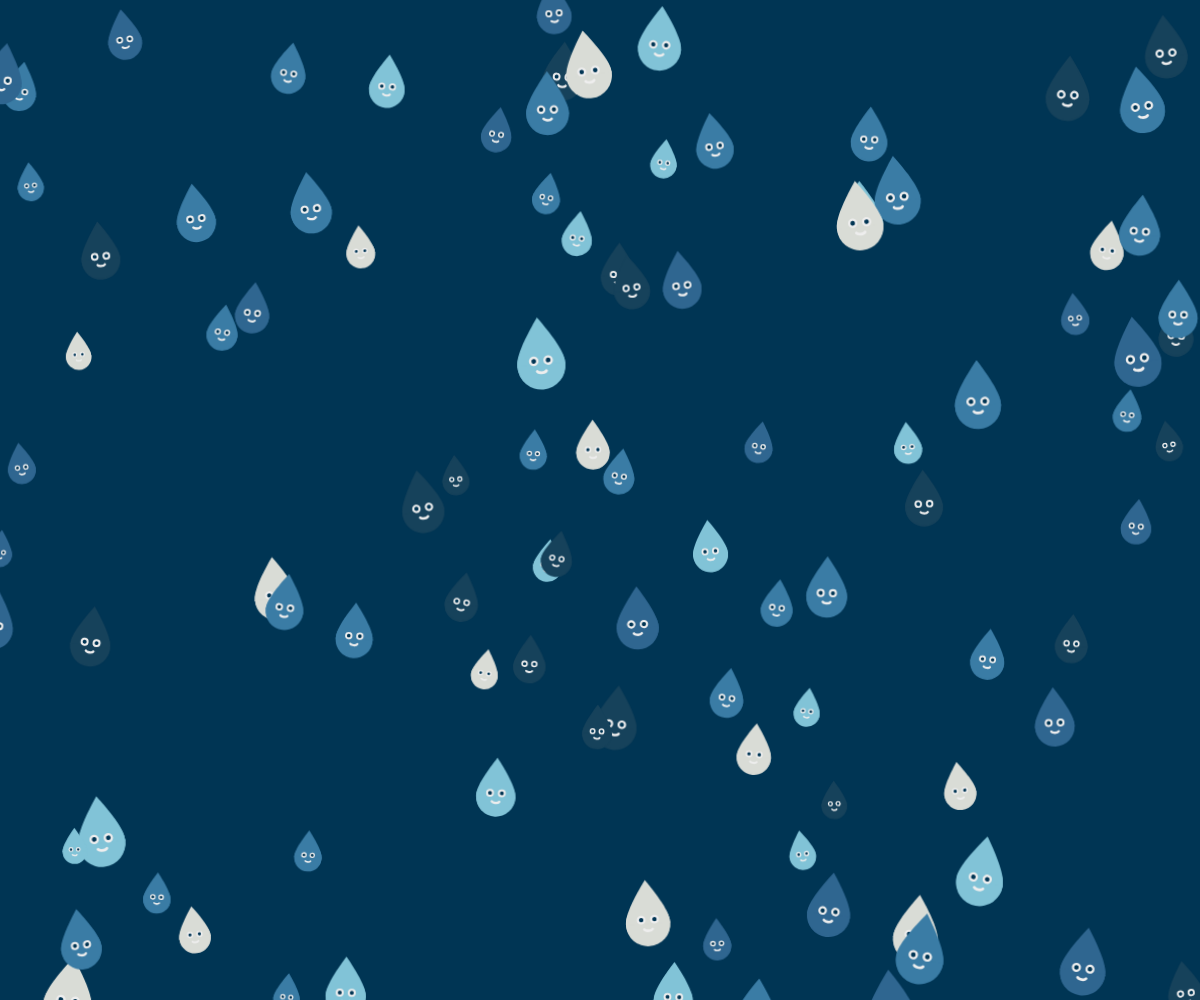
Frame 1 (no input)
Frame 60 (no input): identical to frame 1, image omitted
Frame 120 (the mouse pressed at the canvas centre since frame 60): identical to frame 1, image omitted

The p5.js sketch that drew this single still picture (run headless with seeded random() and noise() and a simulated clock; from frame 60 on, the mouse is pressed at the canvas centre):

// p5.js sketch
// ── sketch.js
"use strict"

const COLORS = ["#2f6690", "#3a7ca5", "#d9dcd6", "#16425b", "#81c3d7"];
const WHITE  = "#EEEEEE";
const BLACK  = "#003554";

const rds = [];

function setup(){
	createCanvas(windowWidth, windowHeight);
	angleMode(DEGREES); imageMode(CENTER);
	textAlign(CENTER, BOTTOM); textSize(10);
	frameRate(32);

	for(let i=0; i<100; i++){
		const x = random(width);
		const y = random(height);
		const size = random(40, 80);
		const rd = new RainDrop(x, y, size);
		rds.push(rd);
	}
}

function draw(){
	background(BLACK);
	noFill(); noStroke();
	for(let rd of rds) rd.update();
}

class RainDrop{

	constructor(x, y, size, rot=10){
		this._x   = x;
		this._y   = y;
		this._w   = size;
		this._h   = size * 1.5;
		this._rot = random(-rot, rot);
		this._gr  = createGraphics(this._w, this._h);
		this._color = getColor(COLORS);
		this.init();
	}

	init(){
		const len = this._w * 0.6;
		const h   = len;
		const l   = -len / 2;
		const r   = len / 2;
		this._gr.angleMode(DEGREES);
		this._gr.fill(this._color); 
		this._gr.noStroke();
		this._gr.push();
		this._gr.rotate(this._rot);
		this._gr.translate(this._w/2, this._h*2/3);
		this._gr.circle(0, 0, len);
		this._gr.beginShape();
		this._gr.vertex(l, 0);
		this._gr.bezierVertex(l, -h/10, l, -h*0.3, 0, -h);
		this._gr.bezierVertex(r, -h*0.3, r, -h/10, r, 0);
		this._gr.endShape(CLOSE);
		this._gr.arc(0, -1, len, len, 0, 180);
		this._gr.fill(WHITE); this._gr.noStroke();
		this._gr.circle(-len*0.15, -len*0.1, len*0.2);
		this._gr.circle(+len*0.15, -len*0.1, len*0.2);
		this._gr.fill(BLACK);
		this._gr.circle(-len*0.15, -len*0.1, len*0.1);
		this._gr.circle(+len*0.15, -len*0.1, len*0.1);
		this._gr.noFill(); 
		this._gr.stroke(WHITE); this._gr.strokeWeight(len*0.06);
		this._gr.arc(0, len*0.1, len*0.2, len*0.1, 10, 170);
		this._gr.pop();
	}

	update(){
		image(this._gr, this._x, this._y);
	}
}

function getColor(colors){
	return colors[floor(random()*colors.length)];
}
